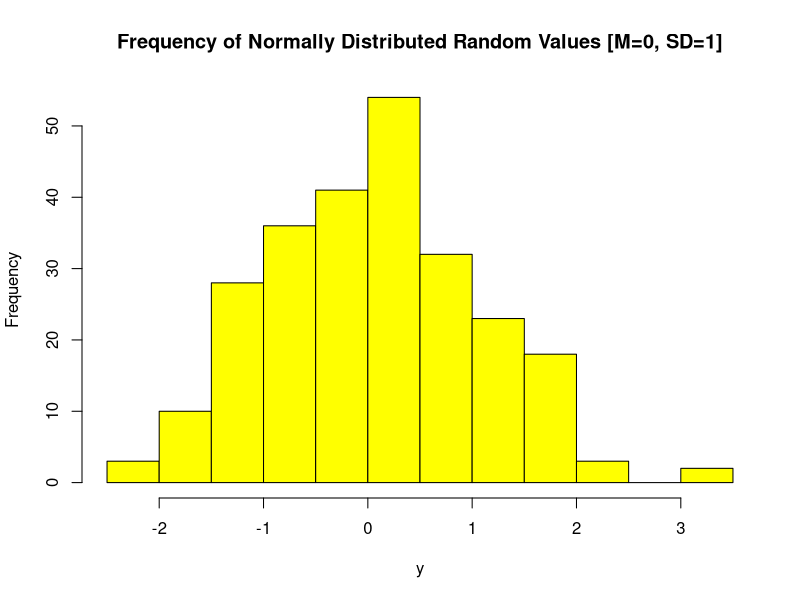
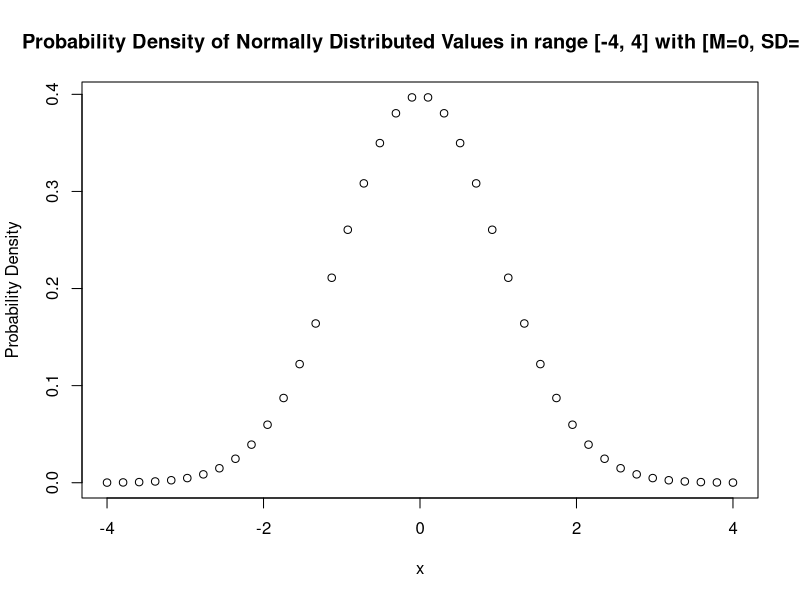
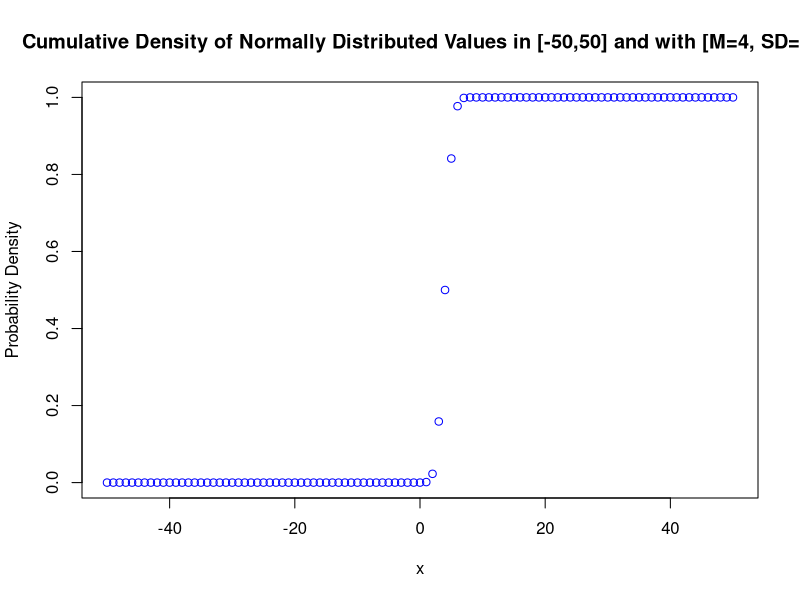

Here is the R script that generated these plots, in order:
# Author:       Niall McGuinness
# Title:        Normal Distribution
# Description:  Illustrating concepts relating to normal distribution
# Date:         03/2022
# Version:      1.0
# See:          [UPDATED 30.3.22]
#               https://data-flair.training/blogs/normal-distribution-in-r/
#               http://www.sthda.com/english/wiki/line-types-in-r-lty
#               https://www.youtube.com/watch?v=lPOSwfxMd3c
#               https://statisticsglobe.com/increase-font-size-in-plot-in-r


# cat is the concatenate and print function 
# The string literal "\014" sends a CTRL + L to the console to clear it
cat("\014")

######################################### rnorm #########################################

#rnorm - used to generate N random values in a normal distribution

#generate a set of 25 random values with mean and SD
y <- rnorm(250, 0, 1)
hist(y, 
     main = "Frequency of Normally Distributed Random Values [M=0, SD=1]", 
     ylab = "Frequency",
     col = "yellow")

######################################### dnorm #########################################

#dnorm - used to generate a probability density over a normal distribution

x <- seq(-4, 4, length=40); 
y <- dnorm(x, 0, 1)

plot(x, y,
     main="Probability Density of Normally Distributed Values in range [-4, 4] with [M=0, SD=1]",
     ylab="Probability Density")


######################################### pnorm #########################################

#pnorm - used to generate a cumulative density distribution function over a normal distribution

x <- -50:50
y <- pnorm(x, mean = 4, sd = 1)
plot(x,y,  
     main = "Cumulative Density of Normally Distributed Values in [-50,50] and with [M=4, SD=1]", 
     ylab = "Probability Density",
     col = "blue")

#pnorm - we can also use pnorm to calculate the percentile given X, M, and SD
grade <- 1800
mean <- 1500
sd <- 300

#zScore is 1
percentile <- pnorm(grade, mean, sd)
# percentile
print(paste("With a grade of", grade, ",Pam is in the", round(100*percentile,1), "percentile!"))

######################################### qnorm #########################################

#qnorm - we can use qnorm to convert from a percentile to a Z-score 
zScore <- qnorm(percentile); zScore
originalGrade <- zScore * sd + mean 
print(paste("With a percentile of ", percentile, ". Pam's original grade is", originalGrade))


v <- pnorm(1.48, mean = 0, sd = 1); v

z <- qnorm(0.815); z



